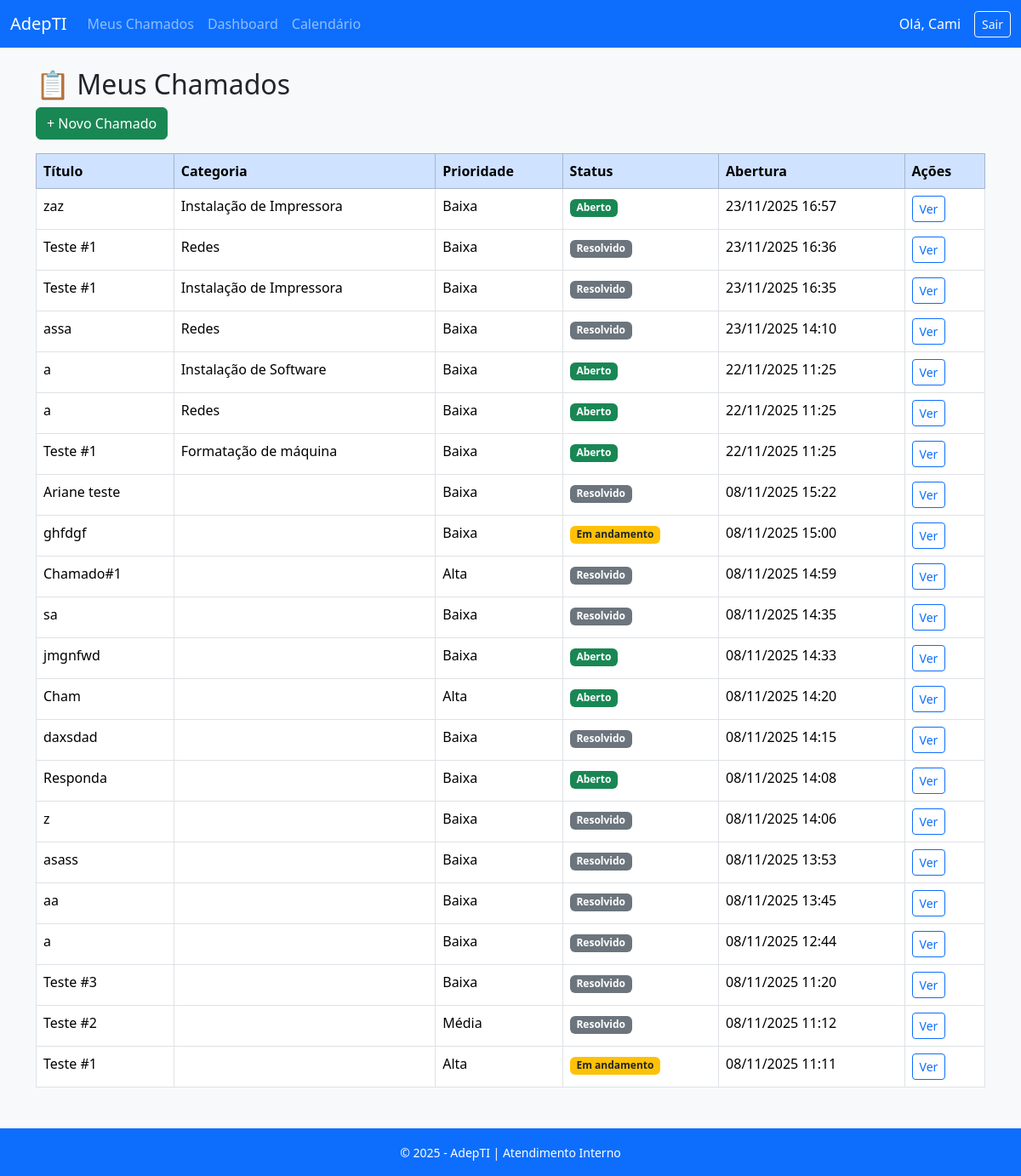
/ (signed in), run on an earlier commit of the app's database.
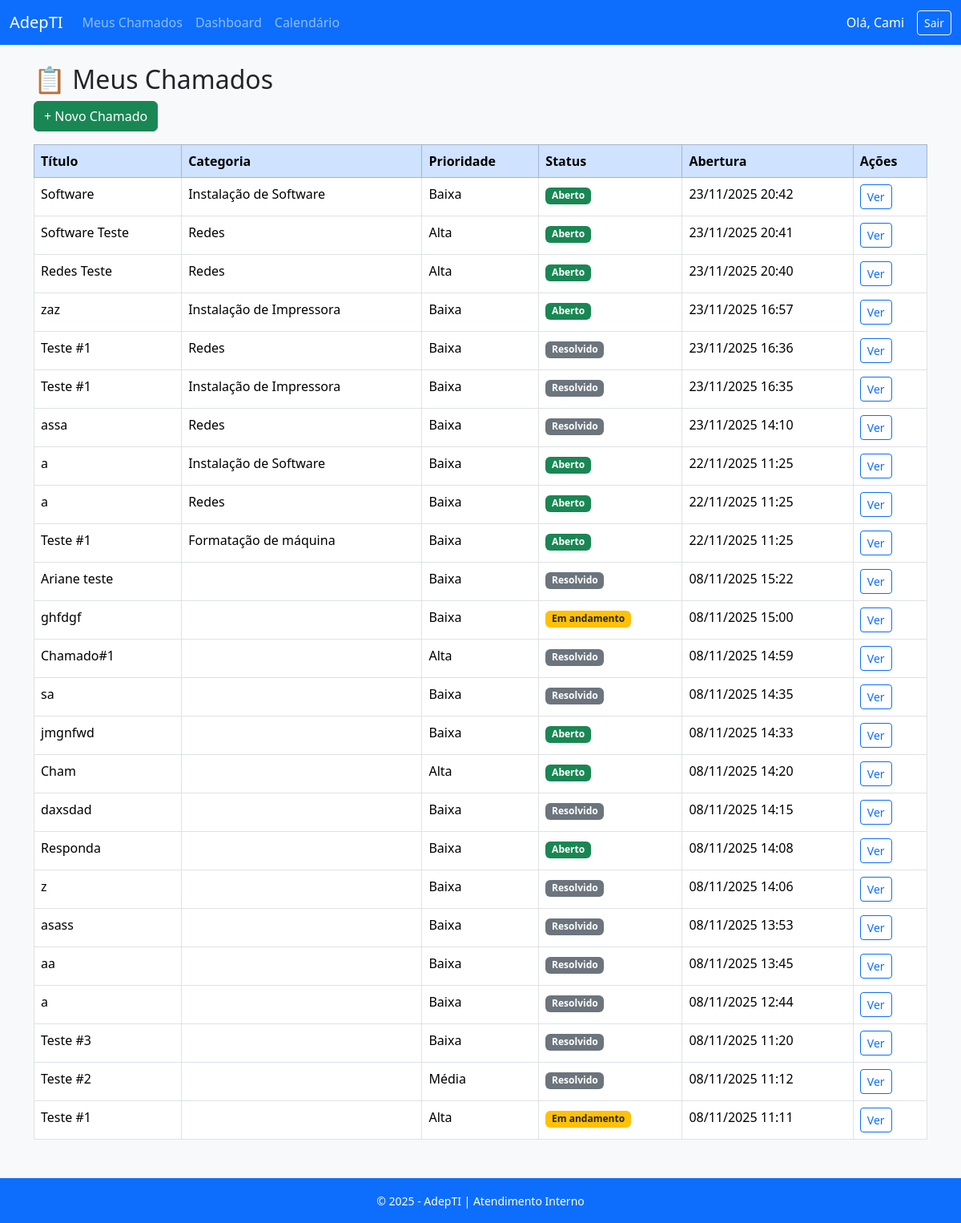
And on a later commit of the database.
### atendimento/models.py (models this page shows, shortened)
class Chamado(models.Model):
    titulo = models.CharField(max_length=200)
    descricao = models.TextField()
    usuario = models.ForeignKey(settings.AUTH_USER_MODEL, on_delete=models.CASCADE, related_name='chamados')
    categoria = models.ForeignKey(Categoria, on_delete=models.SET_NULL, null=True, blank=True)
    prioridade = models.CharField(max_length=10, choices=(('baixa', 'Baixa'), ('media', 'Média'), ('alta', 'Alta')))
    status = models.CharField(max_length=20, choices=(('aberto', 'Aberto'), ('andamento', 'Em andamento'), ('resolvido', 'Resolvido')), default='aberto')
    data_abertura = models.DateTimeField(auto_now_add=True)
    data_atualizacao = models.DateTimeField(auto_now=True)

class Categoria(models.Model):
    nome = models.CharField(max_length=100)

### atendimento/views.py (the view)
# urls.py: path('', views.index, name='index'),
@login_required
def index(request):
    user = request.user
    if user.tipo == 'administrativo':
        chamados = Chamado.objects.all().order_by('-data_abertura')
    elif user.tipo == 'atendente':
        if hasattr(user, 'categoria') and user.categoria:
            chamados = Chamado.objects.filter(categoria=user.categoria).exclude(status='resolvido').order_by('-data_abertura')
        else: chamados = Chamado.objects.none()
    else:
        chamados = Chamado.objects.filter(usuario=user).order_by('-data_abertura')
    return render(request, 'atendimento/index.html', {'chamados': chamados})

### atendimento/templates/atendimento/index.html (shortened to what this page needs)
{% extends 'atendimento/base.html' %}
{% block content %}
<h2>📋 Meus Chamados</h2>
<a href="{% url 'novo_chamado' %}" class="btn btn-success mb-3">+ Novo Chamado</a>
{% if chamados %}
<table class="table table-bordered table-hover bg-white">
    <thead class="table-primary">
        <tr>
            <th>Título</th>
            <th>Categoria</th>
            <th>Prioridade</th>
            <th>Status</th>
            <th>Abertura</th>
            <th>Ações</th>
        </tr>
    </thead>
    <tbody>
        {% for c in chamados %}
        <tr>
            <td>{{ c.titulo }}</td>
            <td>{{ c.categoria.nome }}</td>
            <td>{{ c.get_prioridade_display }}</td>
            <td>
                {% if c.status == 'aberto' %}
                    <span class="badge bg-success">Aberto</span>
                {% elif c.status == 'andamento' %}
                    <span class="badge bg-warning text-dark">Em andamento</span>
                {% else %}
                    <span class="badge bg-secondary">Resolvido</span>
                {% endif %}
            </td>
            <td>{{ c.data_abertura|date:"d/m/Y H:i" }}</td>
            <td><a href="{% url 'chamado_detalhes' c.id %}" class="btn btn-sm btn-outline-primary">Ver</a></td>
        </tr>
        {% endfor %}
    </tbody>
</table>
{% else %}
<div class="alert alert-info">Você ainda não possui chamados.</div>
{% endif %}
{% endblock %}

What changed in the data, as far as the page shows it:
added Chamado: titulo "Software", categoria.nome "Instalação de Software", prioridade "Baixa", status "Aberto", data_abertura "23/11/2025 20:42"
added Chamado: titulo "Software Teste", categoria.nome "Redes", prioridade "Alta", status "Aberto", data_abertura "23/11/2025 20:41"
added Chamado: titulo "Redes Teste", categoria.nome "Redes", prioridade "Alta", status "Aberto", data_abertura "23/11/2025 20:40"
